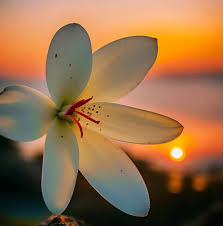
#> input picture flower.jpeg, 223 x 226 px, found by its file name
$ jupyter execute 'Filtres_discrets&detection_contours.ipynb'
#> lines starting #> are read from the running program, lines starting #| are printed output that depends on the picture
### tools.py


import numpy as np
from typing import List, Tuple, Union
import matplotlib as mplt


def add_padding(matrix: np.ndarray,
                padding: Tuple[int, int]) -> np.ndarray:
    """Adds padding to the matrix.
    Args:
        matrix (np.ndarray): Matrix that needs to be padded. Type is List[List[float]] casted to np.ndarray.
        padding (Tuple[int, int]): Tuple with number of rows and columns to be padded. With the `(r, c)` padding we addding `r` rows to the top and bottom and `c` columns to the left and to the right of the matrix
    Returns:
        np.ndarray: Padded matrix with shape `n + 2 * r, m + 2 * c`.
    """
    n, m = matrix.shape
    r, c = padding

    padded_matrix = np.zeros((n + r * 2, m + c * 2))
    padded_matrix[r : n + r, c : m + c] = matrix

    return padded_matrix


def _check_params(matrix, kernel, stride, dilation, padding):
    params_are_correct = (isinstance(stride[0], int)   and isinstance(stride[1], int)   and
                          isinstance(dilation[0], int) and isinstance(dilation[1], int) and
                          isinstance(padding[0], int)  and isinstance(padding[1], int)  and
                          stride[0]   >= 1 and stride[1]   >= 1 and
                          dilation[0] >= 1 and dilation[1] >= 1 and
                          padding[0]  >= 0 and padding[1]  >= 0)
    assert params_are_correct, 'Parameters should be integers equal or greater than default values.'
    if not isinstance(matrix, np.ndarray):
        matrix = np.array(matrix)
    n, m = matrix.shape
    matrix = matrix if list(padding) == [0, 0] else add_padding(matrix, padding)
    n_p, m_p = matrix.shape

    if not isinstance(kernel, np.ndarray):
        kernel = np.array(kernel)
    k = kernel.shape

    kernel_is_correct = k[0] % 2 == 1 and k[1] % 2 == 1
    assert kernel_is_correct, 'Kernel shape should be odd.'
    matrix_to_kernel_is_correct = n_p >= k[0] and m_p >= k[1]
    assert matrix_to_kernel_is_correct, 'Kernel can\'t be bigger than matrix in terms of shape.'

    h_out = np.floor((n + 2 * padding[0] - k[0] - (k[0] - 1) * (dilation[0] - 1)) / stride[0]).astype(int) + 1
    w_out = np.floor((m + 2 * padding[1] - k[1] - (k[1] - 1) * (dilation[1] - 1)) / stride[1]).astype(int) + 1
    out_dimensions_are_correct = h_out > 0 and w_out > 0
    assert out_dimensions_are_correct, 'Can\'t apply input parameters, one of resulting output dimension is non-positive.'

    return matrix, kernel, k, h_out, w_out


def Conv2D(matrix: Union[List[List[float]], np.ndarray],
             kernel: Union[List[List[float]], np.ndarray],
             stride: Tuple[int, int] = (1, 1),
             dilation: Tuple[int, int] = (1, 1),
             padding: Tuple[int, int] = (0, 0)) -> np.ndarray:
    """Makes a 2D convolution with the kernel over matrix using defined stride, dilation and padding along axes.
    Args:
        matrix (Union[List[List[float]], np.ndarray]): 2D matrix to be convolved.
        kernel (Union[List[List[float]], np.ndarray]): 2D odd-shaped matrix (e.g. 3x3, 5x5, 13x9, etc.).
        stride (Tuple[int, int], optional): Tuple of the stride along axes. With the `(r, c)` stride we move on `r` pixels along rows and on `c` pixels along columns on each iteration. Defaults to (1, 1).
        dilation (Tuple[int, int], optional): Tuple of the dilation along axes. With the `(r, c)` dilation we distancing adjacent pixels in kernel by `r` along rows and `c` along columns. Defaults to (1, 1).
        padding (Tuple[int, int], optional): Tuple with number of rows and columns to be padded. Defaults to (0, 0).
    Returns:
        np.ndarray: 2D Feature map, i.e. matrix after convolution.
    """
    matrix, kernel, k, h_out, w_out = _check_params(matrix, kernel, stride, dilation, padding)
    matrix_out = np.zeros((h_out, w_out))

    b = k[0] // 2, k[1] // 2
    center_x_0 = b[0] * dilation[0]
    center_y_0 = b[1] * dilation[1]
    for i in range(h_out):
        center_x = center_x_0 + i * stride[0]
        indices_x = [center_x + l * dilation[0] for l in range(-b[0], b[0] + 1)]
        for j in range(w_out):
            center_y = center_y_0 + j * stride[1]
            indices_y = [center_y + l * dilation[1] for l in range(-b[1], b[1] + 1)]

            submatrix = matrix[indices_x, :][:, indices_y]

            matrix_out[i][j] = np.sum(np.multiply(submatrix, kernel))
    return matrix_out


# [21 lines left out: functions apply_filter_to_image, gaussian_mask, not called in this run]


"""
g_x: image gradient x-axis (w,h)
g_y: image gradient y-axis (w,h)
g_m: image gradient module (w,h)
b: orientation bins
g_o: image gradient orientation (w,h)
"""
# [57 lines left out: functions grad_orientation, orientation_colors, cmap_discretize, not called in this run]

### my_functions_tp02.py
import tools
import matplotlib.pyplot as plt
import numpy as np
# [4 lines left out: function get_gaussian_filtre, not called in this run]
def plot_img(img,title):
    fig,ax = plt.subplots()
    ax.imshow(img)
    ax.set_title(title)

# [10 lines left out: function filter_analysis, not called in this run]
def apply_filter_to_single_channel(img,kernel):
    dimK = kernel.shape
    return tools.Conv2D(tools.add_padding(img,((dimK[0]-1)//2,(dimK[1]-1)//2)),kernel)
def apply_filter_to_colored_img(img,kernel):
#     dstack build ndarray on the third axis
    return np.dstack([apply_filter_to_single_channel(img[:,:,z],kernel) for z in range(3)])
# [19 lines left out: functions filter_analysis_colored, get_Gx, get_Gy, not called in this run]
# filtre laplace
def get_L(img):
    L = np.array([[0,1,0],[-1,4,-1],[0,1,0]])
    return apply_filter_to_single_channel(img,L)
# [10 lines left out: functions module_grad, direct_grad, not called in this run]

### Filtres_discrets&detection_contours.ipynb
**Imports and Setup**

[cell 1]
from scipy import ndimage
import numpy as np
import matplotlib.pyplot as plt
import cv2
import my_functions_tp02 as m
import tools

**Read the Image**

[cell 2]
# Read the image in grayscale
im_gray = cv2.imread('/content/flower.jpeg', cv2.IMREAD_GRAYSCALE)
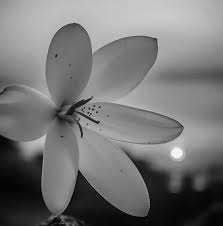
#> im_gray: shape (226, 223); min 0, max 254, mean 117.4
print(im_gray.shape, im_gray.dtype)
#| (226, 223) uint8

# Plot the image
m.plot_img(im_gray, 'flower')

**Application de filtres moyens de différentes tailles avec padding**

[cell 3]
K1 = 3
kernel1 = np.ones((K1, K1)) * 1 / (K1 * K1)
filtred_im1 = tools.Conv2D(tools.add_padding(
    im_gray, ((K1 - 1) // 2, (K1 - 1) // 2)), kernel1)
#> in add_padding, `padded_matrix[r : n + r, c : m + c] = matrix`:
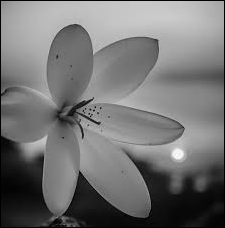
#> padded_matrix: shape (228, 225) float64; min 0, max 254, mean 115.3
#> in _check_params, `params_are_correct = (isinstance(stride[0], int)   and isinstance(stri..`: params_are_correct = True
#> in _check_params, `h_out = np.floor((n + 2 * padding[0] - k[0] - (k[0] - 1) * (dilation[0..`: h_out = 226
#> in _check_params, `w_out = np.floor((m + 2 * padding[1] - k[1] - (k[1] - 1) * (dilation[1..`: w_out = 223
#> in _check_params, `out_dimensions_are_correct = h_out > 0 and w_out > 0`: out_dimensions_are_correct = True
#> in Conv2D, `matrix, kernel, k, h_out, w_out = _check_params(matrix, kernel, stride..`: kernel = [[0.111, 0.111, 0.111], [0.111, 0.111, 0.111], [0.111, 0.111, 0.111]]; k = (3, 3); h_out = 226; w_out = 223
#> in Conv2D, `b = k[0] // 2, k[1] // 2`: b = (1, 1)
#> in Conv2D, `center_x_0 = b[0] * dilation[0]`: center_x_0 = 1
#> the loop in Conv2D, `for i in range(h_out):` made 226 passes
#> indices_x on passes 1 to 3: [0, 1, 2], [1, 2, 3], [2, 3, 4]
print(filtred_im1.shape)
#| (226, 223)

K2 = 7
kernel2 = np.ones((K2, K2)) * 1 / (K2 * K2)
filtred_im2 = tools.Conv2D(tools.add_padding(
    im_gray, ((K2 - 1) // 2, (K2 - 1) // 2)), kernel2)
#> call 2 of add_padding, with padding = (3, 3)
#> in add_padding (call 2), `padded_matrix[r : n + r, c : m + c] = matrix`:
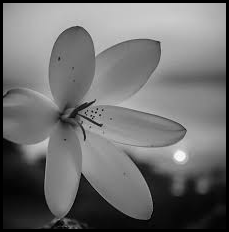
#> padded_matrix: shape (232, 229) float64; min 0, max 254, mean 111.4
#> call 2 of Conv2D, with kernel = array of shape (7, 7), stride = (1, 1), dilation = (1, 1), padding = (0, 0)
#> in Conv2D (call 2), `matrix, kernel, k, h_out, w_out = _check_params(matrix, kernel, stride..`: k = (7, 7)
#> in Conv2D (call 2), `b = k[0] // 2, k[1] // 2`: b = (3, 3)
#> in Conv2D (call 2), `center_x_0 = b[0] * dilation[0]`: center_x_0 = 3
#> the loop in Conv2D (call 2), `for i in range(h_out):` made 226 passes
#> indices_x on passes 1 to 3: [0, 1, 2, 3, 4, 5, 6], [1, 2, 3, 4, 5, 6, 7], [2, 3, 4, 5, 6, 7, 8]
#> after the loop in Conv2D (call 2), `for i in range(h_out):`:
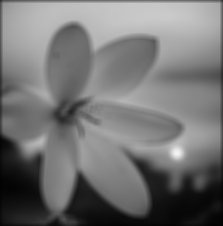
#> matrix_out: shape (226, 223) float64; min 1.92, max 242.6, mean 116
print(filtred_im2.shape)
#| (226, 223)

K3 = 17
kernel3 = np.ones((K3, K3)) * 1 / (K3 * K3)
filtred_im3 = tools.Conv2D(tools.add_padding(
    im_gray, ((K3 - 1) // 2, (K3 - 1) // 2)), kernel3)
#> call 3 of add_padding, with padding = (8, 8)
#> in add_padding (call 3), `padded_matrix[r : n + r, c : m + c] = matrix`:
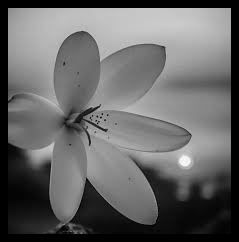
#> padded_matrix: shape (242, 239) float64; min 0, max 254, mean 102.3
#> call 3 of Conv2D, with kernel = array of shape (17, 17), stride = (1, 1), dilation = (1, 1), padding = (0, 0)
#> in Conv2D (call 3), `matrix, kernel, k, h_out, w_out = _check_params(matrix, kernel, stride..`: k = (17, 17)
#> in Conv2D (call 3), `b = k[0] // 2, k[1] // 2`: b = (8, 8)
#> in Conv2D (call 3), `center_x_0 = b[0] * dilation[0]`: center_x_0 = 8
#> the loop in Conv2D (call 3), `for i in range(h_out):` made 226 passes
#> indices_x on passes 1 to 3: [0, 1, 2, 3, 4, 5, 6, 7, 8, 9, 10, 11, 12, 13, 14, 15, 16], [1, 2, 3, 4, 5, 6, 7, 8, 9, 10, 11, 12, 13, 14, 15, 16, 17], [2, 3, 4, 5, 6, 7, 8, 9, 10, 11, 12, 13, 14, 15, 16, 17, 18]
#> after the loop in Conv2D (call 3), `for i in range(h_out):`:
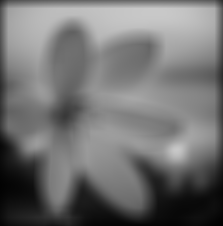
#> matrix_out: shape (226, 223) float64; min 1.43, max 200.7, mean 113.8
print(filtred_im3.shape)
#| (226, 223)

**Affichage des images filtrées avec différentes tailles de noyaux**

[cell 4]
fig, axs = plt.subplots(1, 3, figsize=(9, 3))
axs[0].imshow(filtred_im1, cmap='gray')
axs[0].set_title(f'K = {K1}')
axs[1].imshow(filtred_im2, cmap='gray')
axs[1].set_title(f'K = {K2}')
axs[2].imshow(filtred_im3, cmap='gray')
axs[2].set_title(f'K = {K3}')

**Application de différentes valeurs de stride et de dilation sans padding**

[cell 5]
strides = [(1, 1), (2, 2), (5, 5), (11, 11)]
dilatations = [(1, 1), (3, 3), (5, 5)]

**Affichage avec stride=(1,1) et dilation variable**

[cell 6]
fig, axs = plt.subplots(1, 3, figsize=(9, 3))
for i, dil in enumerate(dilatations):
    result = tools.Conv2D(im_gray, kernel=kernel1, stride=strides[0], dilation=dil)
    axs[i].imshow(result, cmap='gray')
    axs[i].set_title(f'K = {K1}\nstride = {strides[0][0]} dilation = {dil[0]}\nshape: {result.shape}')
#> this loop made 3 passes
#> (center_x_0 in Conv2D, center_y_0 in Conv2D) on passes 1 to 3: (1, 1), (3, 3), (5, 5)

**Affichage avec stride=(2,2) et dilation variable**

[cell 7]
fig, axs = plt.subplots(1, 3, figsize=(9, 3))
for i, dil in enumerate(dilatations):
    result = tools.Conv2D(im_gray, kernel=kernel1, stride=strides[1], dilation=dil)
    axs[i].imshow(result, cmap='gray')
    axs[i].set_title(f'K = {K1}\nstride = {strides[1][0]} dilation = {dil[0]}\nshape: {result.shape}')
#> this loop made 3 passes
#> (center_x_0 in Conv2D, center_y_0 in Conv2D) on passes 1 to 3: (1, 1), (3, 3), (5, 5)
#> pass 1, `result = tools.Conv2D(im_gray, kernel=kernel1, stride=strides[1], dila..`:
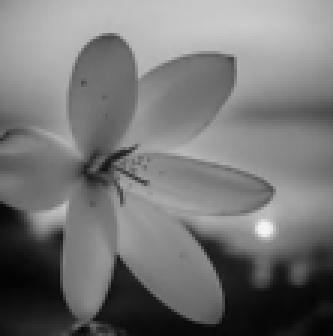
#> result: shape (112, 111) float64 (shown 3 times larger); min 4, max 245.6, mean 118

**Affichage avec stride=(5,5) et dilation variable**

[cell 8]
fig, axs = plt.subplots(1, 3, figsize=(9, 3))
for i, dil in enumerate(dilatations):
    result = tools.Conv2D(im_gray, kernel=kernel3, stride=strides[2], dilation=dil)
    axs[i].imshow(result, cmap='gray')
    axs[i].set_title(f'K = {K3}\nstride = {strides[2][0]} dilation = {dil[0]}\nshape: {result.shape}')
#> this loop made 3 passes
#> (center_x_0 in Conv2D, center_y_0 in Conv2D) on passes 1 to 3: (8, 8), (24, 24), (40, 40)
#> pass 3, `result = tools.Conv2D(im_gray, kernel=kernel3, stride=strides[2], dila..`:
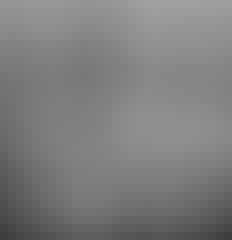
#> result: shape (30, 29) float64 (shown 8 times larger); min 63.26, max 160.3, mean 125.8

**Affichage avec stride=(11,11) et dilation variable**

[cell 9]
fig, axs = plt.subplots(1, 3, figsize=(9, 3))
for i, dil in enumerate(dilatations):
    result = tools.Conv2D(im_gray, kernel=kernel3, stride=strides[3], dilation=dil)
    axs[i].imshow(result, cmap='gray')
    axs[i].set_title(f'K = {K3}\nstride = {strides[3][0]} dilation = {dil[0]}\nshape: {result.shape}')
#> this loop made 3 passes
#> (center_x_0 in Conv2D, center_y_0 in Conv2D) on passes 1 to 3: (8, 8), (24, 24), (40, 40)
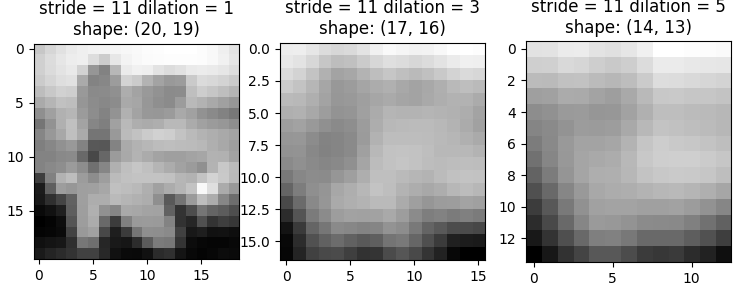
#> figure drawn by matplotlib, 3 panels

# *Automatisation : Application de filtres moyens et gaussiens*

**Fonction pour appliquer automatiquement des filtres moyens ou gaussiens avec différentes tailles de noyaux**

[cell 10]
def apply_filters(image, filter_type='mean', kernel_sizes=[3, 5, 7, 11]):
    results = {}
    for k in kernel_sizes:
        if filter_type == 'mean':
            kernel = np.ones((k, k)) / (k * k)
        elif filter_type == 'gaussian':
            sigma = 0.3*((k-1)*0.5 - 1) + 0.8  # estimation de sigma pour le filtre gaussien
            kernel = cv2.getGaussianKernel(k, sigma) @ cv2.getGaussianKernel(k, sigma).T
        else:
            raise ValueError("Type de filtre non pris en charge : choisissez 'mean' ou 'gaussian'")

        # Appliquer le filtre
        filtered_image = tools.Conv2D(tools.add_padding(image, ((k - 1) // 2, (k - 1) // 2)), kernel)
        results[k] = filtered_image
    return results

**Application du filtre moyen avec différentes tailles de noyaux**

[cell 11]
mean_filtered_images = apply_filters(im_gray, filter_type='mean')
#> the loop in apply_filters, `for k in kernel_sizes:` made 4 passes
#> (center_x_0 in Conv2D, center_y_0 in Conv2D) on passes 1 to 4: (1, 1), (2, 2), (3, 3), (5, 5)
#> after the loop in apply_filters, `for k in kernel_sizes:`: results = 4 items
#> mean_filtered_images = 4 items

 **Application du filtre gaussien avec différentes tailles de noyaux**

[cell 12]
gaussian_filtered_images = apply_filters(im_gray, filter_type='gaussian')
#> the loop in apply_filters (call 2), `for k in kernel_sizes:` made 4 passes

**Affichage des résultats des filtres moyens**

[cell 13]
fig, axs = plt.subplots(1, len(mean_filtered_images), figsize=(15, 3))
for i, (k, img) in enumerate(mean_filtered_images.items()):
    axs[i].imshow(img, cmap='gray')
    axs[i].set_title(f'Filtre moyen\nK = {k}')
#> this loop made 4 passes
#> k on passes 1 to 4: 3, 5, 7, 11
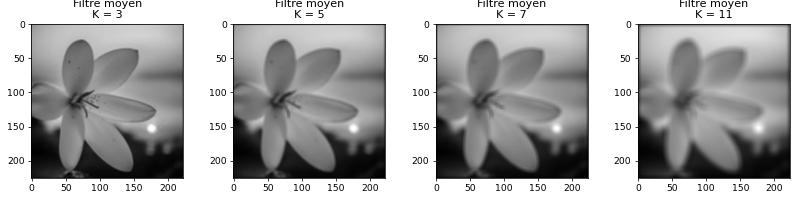
#> figure drawn by matplotlib, 4 panels

**Affichage des résultats des filtres gaussiens**

[cell 14]
fig, axs = plt.subplots(1, len(gaussian_filtered_images), figsize=(15, 3))
for i, (k, img) in enumerate(gaussian_filtered_images.items()):
    axs[i].imshow(img, cmap='gray')
    axs[i].set_title(f'Filtre gaussien\nK = {k}')

plt.show()
